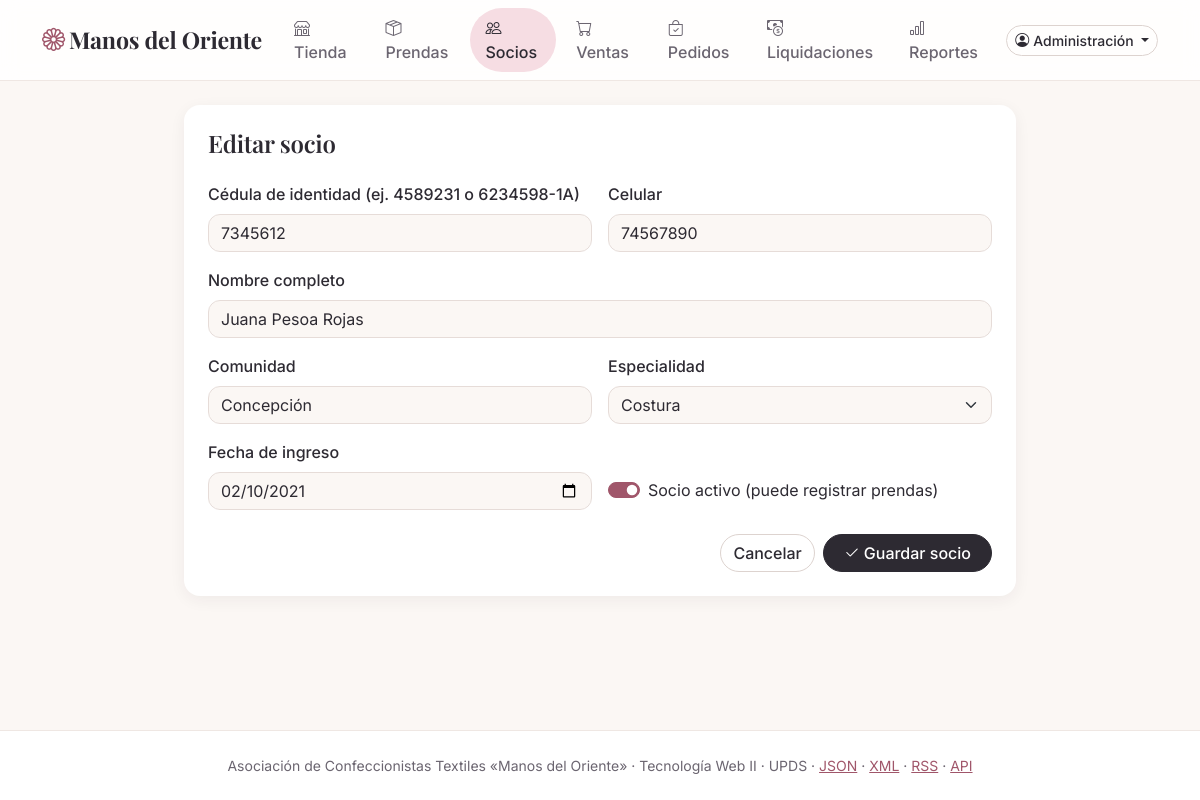
/socio_form.php?id=4 (signed in), run on the app's committed database.
### tables this page shows
CREATE TABLE socios (
    id             INT UNSIGNED  NOT NULL AUTO_INCREMENT,
    ci             VARCHAR(13)   NOT NULL COMMENT 'Cédula de identidad, con complemento opcional (1234567-1A)',
    nombre         VARCHAR(80)   NOT NULL,
    telefono       CHAR(8)       NOT NULL COMMENT 'Celular boliviano: 8 dígitos, empieza en 6 o 7',
    comunidad      VARCHAR(60)   NOT NULL,
    especialidad   ENUM('Costura', 'Bordado', 'Tejido', 'Estampado') NOT NULL,
    fecha_ingreso  DATE          NOT NULL,
    activo         TINYINT(1)    NOT NULL DEFAULT 1,
    creado_en      TIMESTAMP     NOT NULL DEFAULT CURRENT_TIMESTAMP,
    actualizado_en TIMESTAMP     NOT NULL DEFAULT CURRENT_TIMESTAMP ON UPDATE CURRENT_TIMESTAMP,
    PRIMARY KEY (id),
    UNIQUE KEY uq_socios_ci (ci),
    KEY ix_socios_nombre (nombre),
    CONSTRAINT ck_socios_telefono CHECK (telefono REGEXP '^[67][0-9]{7}$')
);

### src/funciones.php (called while the page is built, shortened)
<?php
function e(string $texto): string
{
    return htmlspecialchars($texto, ENT_QUOTES | ENT_SUBSTITUTE, 'UTF-8');
}
function texto(array $origen, string $clave, string $porDefecto = ''): string
{
    $valor = $origen[$clave] ?? $porDefecto;
    return is_string($valor) ? trim($valor) : $porDefecto;
}
function es_parcial(): bool
{
    return ($_SERVER['HTTP_X_PARCIAL'] ?? '') === '1';
}

### src/Repositorio/SocioRepositorio.php (called while the page is built, shortened)
<?php
final class SocioRepositorio
{
    public function buscarPorId(int $id): ?Socio
    {
        $consulta = $this->pdo->prepare('SELECT ' . self::COLUMNAS . ' FROM socios s WHERE s.id = :id');
        $consulta->execute(['id' => $id]);
        $fila = $consulta->fetch();
        return $fila === false ? null : self::hidratar($fila);
    }
    public static function hidratar(array $fila, string $prefijo = ''): Socio
    {
        return new Socio(
            ci: $fila[$prefijo . 'ci'],
            nombre: $fila[$prefijo . 'nombre'],
            telefono: $fila[$prefijo . 'telefono'],
            comunidad: $fila[$prefijo . 'comunidad'],
            especialidad: $fila[$prefijo . 'especialidad'],
            fechaIngreso: $fila[$prefijo . 'fecha_ingreso'],
            activo: (bool) $fila[$prefijo . 'activo'],
            id: (int) $fila[$prefijo . 'id'],
        );
    }
}

### src/Conexion.php (called while the page is built, shortened)
<?php
final class Conexion
{
    private static ?PDO $pdo = null;
    public static function obtener(): PDO
    {
        return self::$pdo ??= self::crear(configuracion_bd());
    }
    public static function crear(array $bd, bool $conBase = true): PDO
    {
        $dsn = "mysql:host={$bd['host']};port={$bd['puerto']};charset=utf8mb4" . ($conBase ? ";dbname={$bd['nombre']}" : '');
        $pdo = new PDO($dsn, $bd['usuario'], $bd['clave'], [
            PDO::ATTR_ERRMODE => PDO::ERRMODE_EXCEPTION,
            PDO::ATTR_DEFAULT_FETCH_MODE => PDO::FETCH_ASSOC,
            PDO::ATTR_EMULATE_PREPARES => false,
        ]);
        $pdo->exec("SET time_zone = '-04:00'");
        return $pdo;
    }
}

### plantillas/campos.php (the view, shortened to what this page needs)
<?php
function atributos_error(string $nombre, array $errores): string
{
    return isset($errores[$nombre]) ? " aria-invalid=\"true\" aria-describedby=\"f-$nombre-error\"" : '';
}
function clase_control(string $nombre, array $errores, string $base = 'form-control'): string
{
    return $base . (isset($errores[$nombre]) ? ' is-invalid' : '');
}
function mensaje_error(string $nombre, array $errores): string
{
    return isset($errores[$nombre]) ? "<span class=\"error invalid-feedback d-block\" id=\"f-$nombre-error\">" . e($errores[$nombre]) . '</span>' : '';
}
function campo(string $nombre, string $etiqueta, array $datos, array $errores, string $tipo = 'text', string $extra = '', int $columnas = 12): void
{
    echo "<div class=\"col-md-$columnas\"><label class=\"form-label\" for=\"f-$nombre\">$etiqueta</label>"
        . "<input id=\"f-$nombre\" class=\"" . clase_control($nombre, $errores) . "\" name=\"$nombre\" type=\"$tipo\" value=\"" . e((string) ($datos[$nombre] ?? '')) . "\" $extra"
        . atributos_error($nombre, $errores) . '>' . mensaje_error($nombre, $errores) . '</div>';
}

### public/socio_form.php (shortened to what this page needs)
<?php
$repo = new SocioRepositorio(Conexion::obtener());
$idTexto = texto($_GET, 'id');
$id = null;
$datos = ['ci' => '', 'nombre' => '', 'telefono' => '', 'comunidad' => '', 'especialidad' => '', 'fecha_ingreso' => date('Y-m-d'), 'activo' => '1'];
if ($idTexto !== '') {
    $id = filter_var($idTexto, FILTER_VALIDATE_INT, ['options' => ['min_range' => 1]]) ?: null;
    $actual = $id === null ? null : $repo->buscarPorId($id);
    $datos = ['ci' => $actual->ci, 'nombre' => $actual->nombre, 'telefono' => $actual->telefono, 'comunidad' => $actual->comunidad,
        'especialidad' => $actual->especialidad, 'fecha_ingreso' => $actual->fechaIngreso, 'activo' => $actual->activo ? '1' : ''];
}
$errores = [];
$titulo = $id === null ? 'Nuevo socio' : 'Editar socio';
$accion = '/socio_form.php' . ($id === null ? '' : '?id=' . $id);
require __DIR__ . '/../plantillas/cabecera.php';
if (!es_parcial()) {
    echo '<div class="card shadow-sm border-0 mx-auto formulario-pagina"><div class="card-body p-4"><h1 class="h4 mb-4">' . e($titulo) . '</h1>';
}
require __DIR__ . '/../plantillas/formulario_socio.php';
if (!es_parcial()) {
    echo '</div></div>';
}
require __DIR__ . '/../plantillas/pie.php';

### plantillas/formulario_socio.php (shortened to what this page needs)
<?php
require_once __DIR__ . '/campos.php';
?>
<form method="post" action="<?= e($accion) ?>" class="ficha" novalidate>
  <div class="row g-3">
    <?php campo('ci', 'Cédula de identidad (ej. 4589231 o 6234598-1A)', $datos, $errores, 'text', 'maxlength="13" required autocomplete="off"', 6); ?>
    <div class="col-md-6">
      <label class="form-label" for="f-especialidad">Especialidad</label>
      <select id="f-especialidad" class="<?= clase_control('especialidad', $errores, 'form-select') ?>" name="especialidad" required<?= atributos_error('especialidad', $errores) ?>>
        <?php foreach (Socio::ESPECIALIDADES as $esp): ?>
          <option value="<?= e($esp) ?>"<?= $datos['especialidad'] === $esp ? ' selected' : '' ?>><?= e($esp) ?></option>
        <?php endforeach; ?>
      </select>
    </div>
    <div class="col-md-6 d-flex align-items-end">
      <div class="form-check form-switch mb-2">
        <input class="form-check-input" type="checkbox" role="switch" id="f-activo" name="activo" value="1"<?= $datos['activo'] === '1' ? ' checked' : '' ?>>
        <label class="form-check-label" for="f-activo">Socio activo (puede registrar prendas)</label>
      </div>
    </div>
  </div>
  <div class="d-flex justify-content-end gap-2 mt-4">
    <a class="btn btn-outline-secondary" href="/socios.php" data-cerrar>Cancelar</a>
    <button type="submit" class="btn btn-marca"><i class="bi bi-check2 me-1"></i>Guardar socio</button>
  </div>
</form>

### public/css/estilo.css (style rules this page uses)
:root { --crema: #fbf7f4; --tinta: #2d2a32; --tinta-suave: #6b6570; --rosa: #f6dde3; --rosa-medio: #ebbcc6; --rosa-texto: #a0566a; --lavanda: #e9e3f5; --menta: #dff1e8; --durazno: #fde8db; --salvia: #4c7a69; --borde: #efe7e3; --bs-body-bg: var(--crema); --bs-body-color: var(--tinta); --bs-body-font-family: "Inter", "Segoe UI", system-ui, sans-serif; --bs-link-color-rgb: 160, 86, 106; --bs-link-hover-color-rgb: 45, 42, 50; --bs-border-color: var(--borde); --bs-border-radius: .75rem; --bs-secondary-color: var(--tinta-suave); }
h1, h2, .h1, .h2, .h3, .display-6, .navbar-brand, .modal-title { font-family: "Playfair Display", Georgia, serif; letter-spacing: -.01em; }
.btn { border-radius: 50rem; font-weight: 500; }
.btn-marca { --bs-btn-color: #fff; --bs-btn-bg: var(--tinta); --bs-btn-border-color: var(--tinta); --bs-btn-hover-color: #fff; --bs-btn-hover-bg: #4a4452; --bs-btn-hover-border-color: #4a4452; --bs-btn-active-bg: #1f1c23; --bs-btn-active-border-color: #1f1c23; --bs-btn-disabled-bg: var(--tinta); --bs-btn-disabled-border-color: var(--tinta); padding-inline: 1.25rem; }
.btn-outline-secondary { --bs-btn-color: var(--tinta); --bs-btn-border-color: #ddd3cf; --bs-btn-hover-bg: var(--crema); --bs-btn-hover-color: var(--tinta); --bs-btn-hover-border-color: #cfc3be; --bs-btn-active-bg: var(--rosa); --bs-btn-active-color: var(--tinta); }
.form-control, .form-select, .input-group-text { border-color: #e6dcd8; }
.form-check-input:checked { background-color: var(--rosa-texto); border-color: var(--rosa-texto); }
.form-label { font-weight: 500; }
.card { --bs-card-bg: #fff; --bs-card-border-radius: 1rem; }
.shadow-sm { box-shadow: 0 .25rem 1rem rgba(45, 42, 50, .06) !important; }
.formulario-pagina { max-width: 52rem; }

### data on the page
socios: id "Editar socio", ci "7345612", telefono "74567890", nombre "Juana Pesoa Rojas", comunidad "Concepción", fecha_ingreso "02/10/2021", activo "☑"

### other printed values
NOMBRE_TIENDA "Manos del Oriente"
$texto "Tienda"
$texto "Prendas"
$texto "Socios"
$texto "Ventas"
$texto "Pedidos"
$texto "Liquidaciones"
$texto "Reportes"
$usuarioSesion->nombre "Administración"
$etiqueta "Cédula de identidad (ej. 4589231 o 6234598-1A) Celular Nombre completo Comunidad Fecha de ingreso"
NOMBRE_ASOCIACION "Asociación de Confeccionistas Textiles «Manos del Oriente»"
form field especialidad "Costura"
